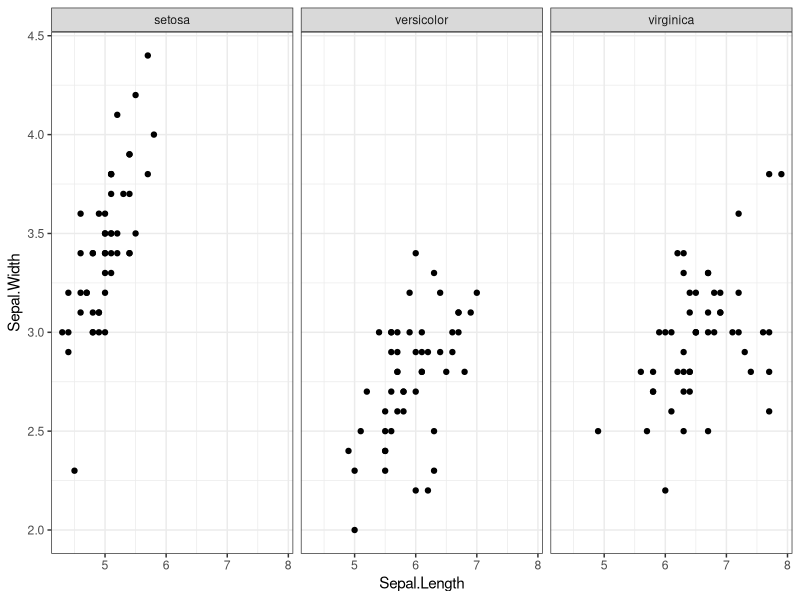

The R script that drew this image:
## ---- chunk 1
library(ggplot2)

ggplot(iris,
       aes(Sepal.Length,
           Sepal.Width)) +
  geom_point() +
  facet_wrap( ~ Species) +
  theme_bw()

